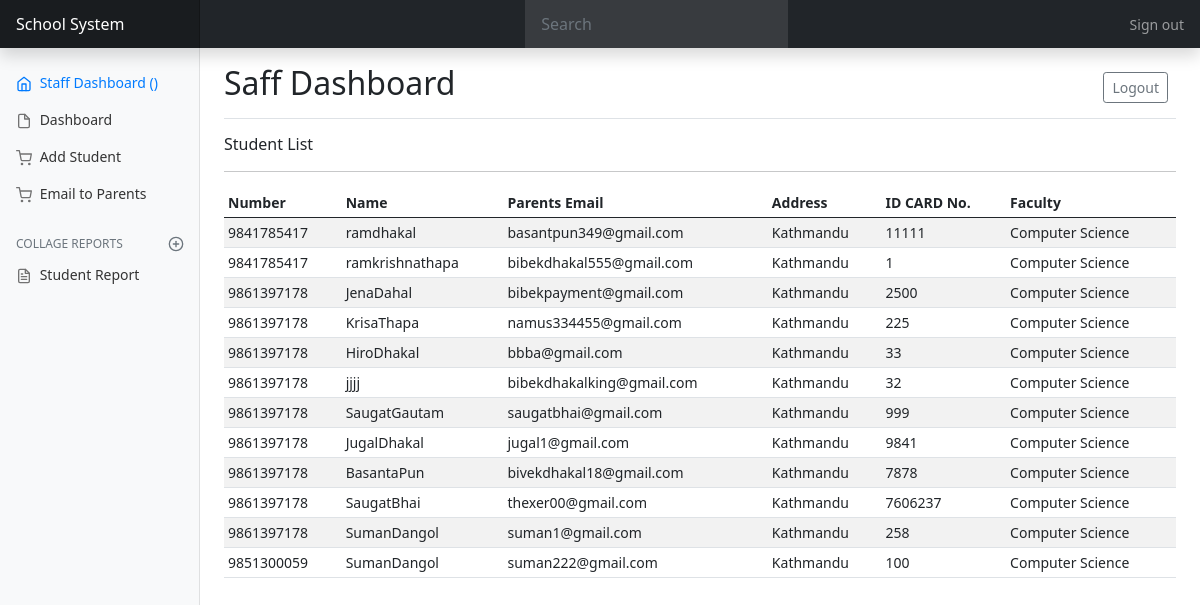
Screenshot of /staffDashboard with the database file from the repository.
### student/models.py (models this page shows, shortened)
class Student(models.Model):
    admin = models.OneToOneField(CustomUser, on_delete=models.CASCADE)
    id_card = models.BigIntegerField(unique=True)
    number = models.BigIntegerField(null = True)
    Temporary_address = models.CharField(max_length = 300)
    street = models.CharField(max_length = 200)
    district = models.CharField(max_length = 50, default = 'Kathmandu')
    profile_pic = models.ImageField(upload_to = "Seller_Profile", blank = True)
    faculty = models.CharField(max_length= 200, default = "Computer Science")
    gender = models.CharField(max_length = 100, choices = (
        ('Male', 'Male'),
        ('Female', 'Female')
    ), default = 'Male')
    objects = models.Manager()

class CustomUser(AbstractUser):
    user_type_data = ((1, "Principal"), (2, 'Staff'), (3, 'Student'))
    user_type = models.CharField(default = 1, choices = user_type_data, max_length = 10)
    email = models.EmailField(unique = True)

### student/views.py (the view)
# urls.py: path('staffDashboard', views.staffDashboard , name="staffDashboard"),
def staffDashboard(request):
    student = Student.objects.all()
    return render(request, "staffdashboard.html",{'student':student} )

### templates/staffdashboard.html (shortened to what this page needs)
{% extends "dashboard.html" %}
{% load static %}
{% block content %}
<main class="col-md-9 ms-sm-auto col-lg-10 px-md-4">
    <div class="d-flex justify-content-between flex-wrap flex-md-nowrap align-items-center pt-3 pb-2 mb-3 border-bottom">
      <h1 class="h2">Saff Dashboard</h1>
      <div class="btn-toolbar mb-2 mb-md-0">
        <div class="btn-group me-2">
            <a href="{%url 'logout'%}">
                <button type="button" class="btn btn-sm btn-outline-secondary">Logout</button>
              </a>
        </div>
      </div>
    </div>
    <h6>Student List</h6>
    <hr>
      <div class="table-responsive">
        <table class="table table-striped table-sm">
          <thead>
            <tr>
              <th>Number</th>
              <th>Name</th>
              <th>Parents Email</th>
              <th>Address</th>
              <th>ID CARD No.</th>
              <th>Faculty</th>
            </tr>
          </thead>
          <tbody>
            {% for s in student  %}
            <tr>
              <td>{{s.number}}</td>
              <td>{{s.admin.first_name}}{{s.admin.last_name}}</td>
              <td>{{s.admin.email}}</td>
              <td>{{s.address}}{{s.district}}</td>
              <td>{{s.id_card}}</td>
              <td>{{s.faculty}}</td>
            </tr>
            {% endfor %}
          </tbody>
        </table>
      </div>
  </main>
{% endblock content %}

### static/css/dashboard.css (style rules this page uses)
body { font-size: .875rem; }

### rows the page displays
Student: number "9841785417", admin.first_name "ram", admin.last_name "dhakal", admin.email "basantpun349@gmail.com", district "Kathmandu", id_card "11111", faculty "Computer Science"
Student: number "9841785417", admin.first_name "ramkrishna", admin.last_name "thapa", admin.email "bibekdhakal555@gmail.com", district "Kathmandu", id_card "1", faculty "Computer Science"
Student: number "9861397178", admin.first_name "Jena", admin.last_name "Dahal", admin.email "bibekpayment@gmail.com", district "Kathmandu", id_card "2500", faculty "Computer Science"
Student: number "9861397178", admin.first_name "Krisa", admin.last_name "Thapa", admin.email "namus334455@gmail.com", district "Kathmandu", id_card "225", faculty "Computer Science"
Student: number "9861397178", admin.first_name "Hiro", admin.last_name "Dhakal", admin.email "bbba@gmail.com", district "Kathmandu", id_card "33", faculty "Computer Science"
Student: number "9861397178", admin.first_name "jj", admin.last_name "jj", admin.email "bibekdhakalking@gmail.com", district "Kathmandu", id_card "32", faculty "Computer Science"
Student: number "9861397178", admin.first_name "Saugat", admin.last_name "Gautam", admin.email "saugatbhai@gmail.com", district "Kathmandu", id_card "999", faculty "Computer Science"
Student: number "9861397178", admin.first_name "Jugal", admin.last_name "Dhakal", admin.email "jugal1@gmail.com", district "Kathmandu", id_card "9841", faculty "Computer Science"
Student: number "9861397178", admin.first_name "Basanta", admin.last_name "Pun", admin.email "bivekdhakal18@gmail.com", district "Kathmandu", id_card "7878", faculty "Computer Science"
Student: number "9861397178", admin.first_name "Saugat", admin.last_name "Bhai", admin.email "thexer00@gmail.com", district "Kathmandu", id_card "7606237", faculty "Computer Science"
Student: number "9861397178", admin.first_name "Suman", admin.last_name "Dangol", admin.email "suman1@gmail.com", district "Kathmandu", id_card "258", faculty "Computer Science"
Student: number "9851300059", admin.first_name "Suman", admin.last_name "Dangol", admin.email "suman222@gmail.com", district "Kathmandu", id_card "100", faculty "Computer Science"
